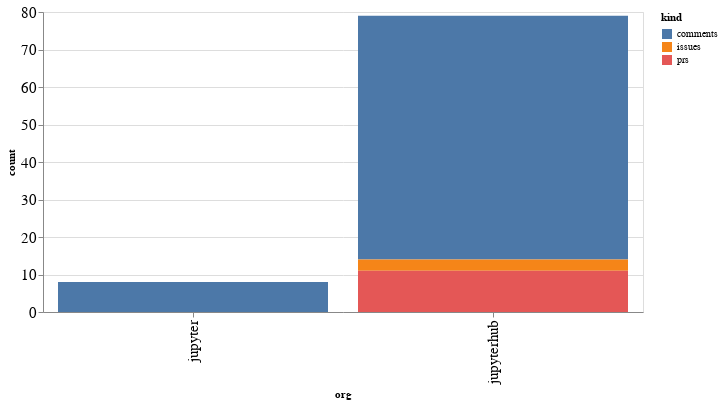

Notebook code for this chart:
### Code cell
alt.Chart(org_summaries, width=600).mark_bar().encode(
    x='org',
    y='count',
    color='kind',
    tooltip="org"
)

### Figure 1 — Vega-Lite specification as saved in the notebook (floating-point values rounded to 4 significant figures)
{"config": {"axisLeft": {"labelFontSize": 15}, "axisBottom": {"labelFontSize": 15}}, "data": {"name": "data-1be3331e4578948ee4600ed70564375b"}, "mark": "bar", "encoding": {"color": {"type": "nominal", "field": "kind"}, "tooltip": {"type": "nominal", "field": "org"}, "x": {"type": "nominal", "field": "org"}, "y": {"type": "quantitative", "field": "count"}}, "width": 600, "$schema": "https://vega.github.io/schema/vega-lite/v4.8.1.json", "datasets": {"data-1be3331e4578948ee4600ed70564375b": [{"org": "jupyter", "kind": "comments", "count": 8}, {"org": "jupyterhub", "kind": "comments", "count": 65}, {"org": "jupyterhub", "kind": "issues", "count": 3}, {"org": "jupyterhub", "kind": "prs", "count": 11}]}}
